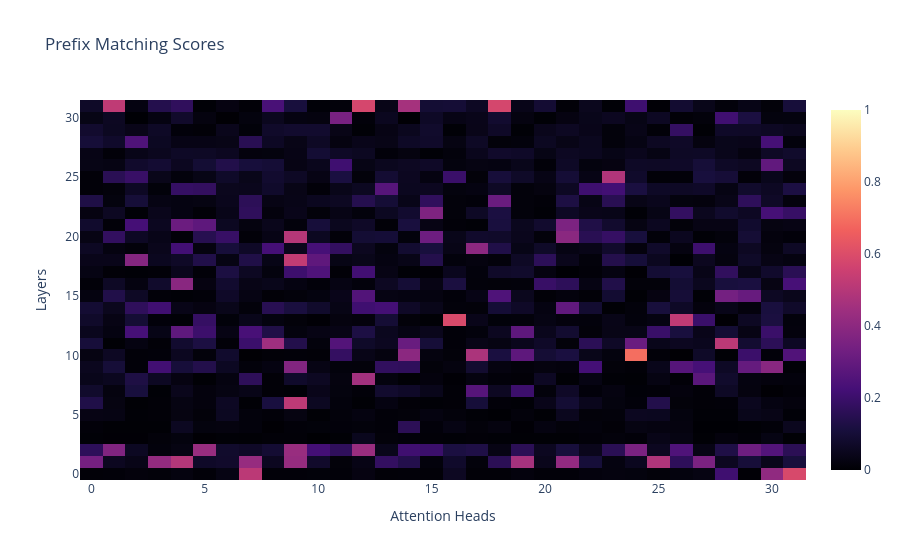

Notebook code cell kept with this figure:
### Code cell
matrix = prefix_matching.mean(dim=0).cpu().numpy()
heatmap = go.Figure(data=go.Heatmap(
    z=matrix,
    x=np.arange(matrix.shape[1]),  # Column indices for x-axis
    y=np.arange(matrix.shape[0]),  # Row indices for y-axis
    colorscale='Magma',  # Set the color scale to 'Magma'
    zmin=0,  # Set the minimum value for the colormap
    zmax=1  # You can change the color scale if needed
))

# Add axis titles
heatmap.update_layout(
    title=f'Prefix Matching Scores',
    xaxis_title='Attention Heads',
    yaxis_title='Layers'
)

### Figure 1 — Plotly figure (JSON) as saved in the notebook; plotly's stock layout.template omitted (floating-point values rounded to 4 significant figures; data arrays with more than 128 entries replaced by an {"elided": "..."} marker saying what was removed)
{"data": [{"colorscale": [[0, "#000004"], [0.1111, "#180f3d"], [0.2222, "#440f76"], [0.3333, "#721f81"], [0.4444, "#9e2f7f"], [0.5556, "#cd4071"], [0.6667, "#f1605d"], [0.7778, "#fd9668"], [0.8889, "#feca8d"], [1, "#fcfdbf"]], "type": "heatmap", "x": [0, 1, 2, 3, 4, 5, 6, 7, 8, 9, 10, 11, 12, 13, 14, 15, 16, 17, 18, 19, 20, 21, 22, 23, 24, 25, 26, 27, 28, 29, 30, 31], "y": [0, 1, 2, 3, 4, 5, 6, 7, 8, 9, 10, 11, 12, 13, 14, 15, 16, 17, 18, 19, 20, 21, 22, 23, 24, 25, 26, 27, 28, 29, 30, 31], "z": {"elided": "32x32 float values"}, "zmax": 1, "zmin": 0}], "layout": {"title": {"text": "Prefix Matching Scores"}, "xaxis": {"title": {"text": "Attention Heads"}}, "yaxis": {"title": {"text": "Layers"}}}}
